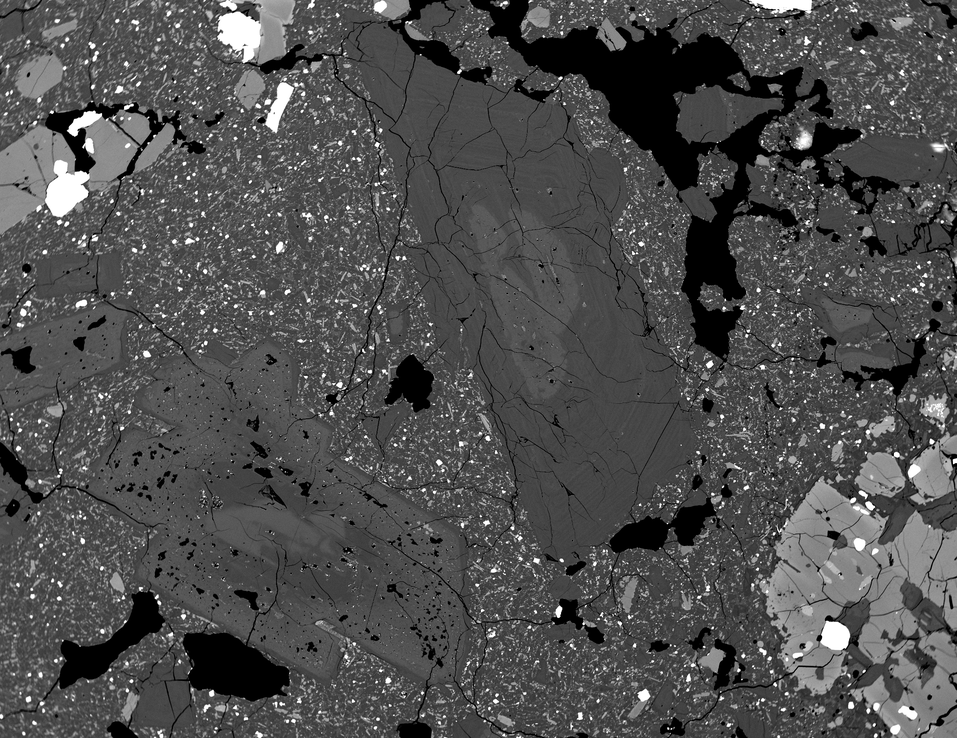
#> input picture ImageProcessing/data/1947-1_plg6.png, 957 x 738 px, shrunk from 2368 x 1826 before the run, found by its file name
$ python image_segmentation.py
#> lines starting #> are read from the running program, lines starting #| are printed output that depends on the picture; after the words box and inside, x2 and y2 are one past the last pixel; in counts of white or black regions, pixels touching at a corner belong together
import os

import numpy as np
import cv2
from matplotlib import pyplot as plt
from skimage import io


data_dir = '/home/long/PycharmProjects/EOS/ImageProcessing/data/'
code_dir = '/home/long/PycharmProjects/EOS/ImageProcessing/'
filename = os.path.join(data_dir, '1947-1_plg6.png')
#
# image = Image.open(filename)
# image = image.filter(ImageFilter.FIND_EDGES)
# image.show()
def invert_img(img):
    return (255-img)

img = cv2.imread(filename)
#> img is the input picture: shape (738, 957, 3); min 0, max 255, mean 78.7

gray = cv2.cvtColor(img, cv2.COLOR_BGR2GRAY)

# [12 lines of commented-out code are left out]

ret, thresh = cv2.threshold(gray, 0, 255, cv2.THRESH_BINARY_INV+cv2.THRESH_OTSU)
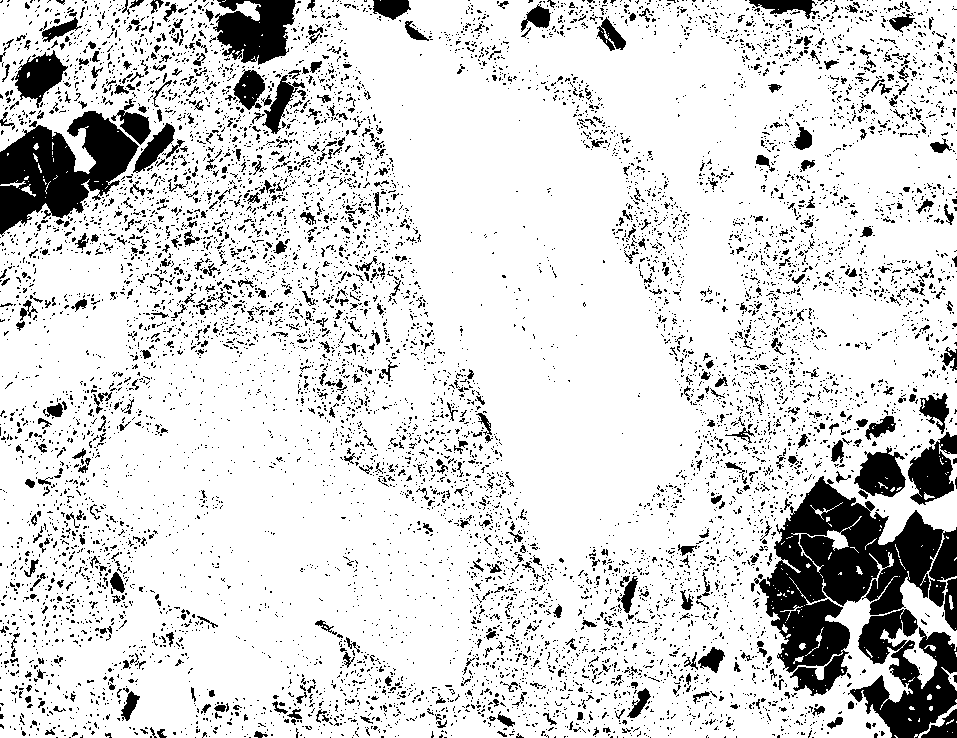
#> thresh: shape (738, 957); 84.3% white; 9227 black regions (8592 under 20 px), largest, box (x1, y1, x2, y2) and area: (754, 476, 957, 696) 19580, (0, 111, 139, 237) 9203, (848, 609, 957, 738) 6990
#> ret = 108

io.imshow(thresh)
io.show()
thresh = invert_img(thresh)

# noise removal
kernel = np.ones((3,3), np.uint8)
opening = cv2.morphologyEx(thresh,cv2.MORPH_OPEN,kernel, iterations = 4)
#> opening: shape (738, 957); 6% white; 42 white regions, largest, box (x1, y1, x2, y2) and area: (776, 482, 888, 603) 7378, (0, 127, 87, 232) 5722, (864, 669, 956, 738) 3200

# sure background area
sure_bg = cv2.dilate(opening,kernel,iterations=3)
#> sure_bg: shape (738, 957); 8.6% white; 22 white regions, largest, box (x1, y1, x2, y2) and area: (763, 479, 957, 693) 23777, (0, 109, 176, 235) 12444, (861, 606, 957, 738) 6706


# Finding sure foreground area
dist_transform = cv2.distanceTransform(opening, cv2.DIST_L2, 5)
ret, sure_fg = cv2.threshold(dist_transform,0.7*dist_transform.max(),255,0)
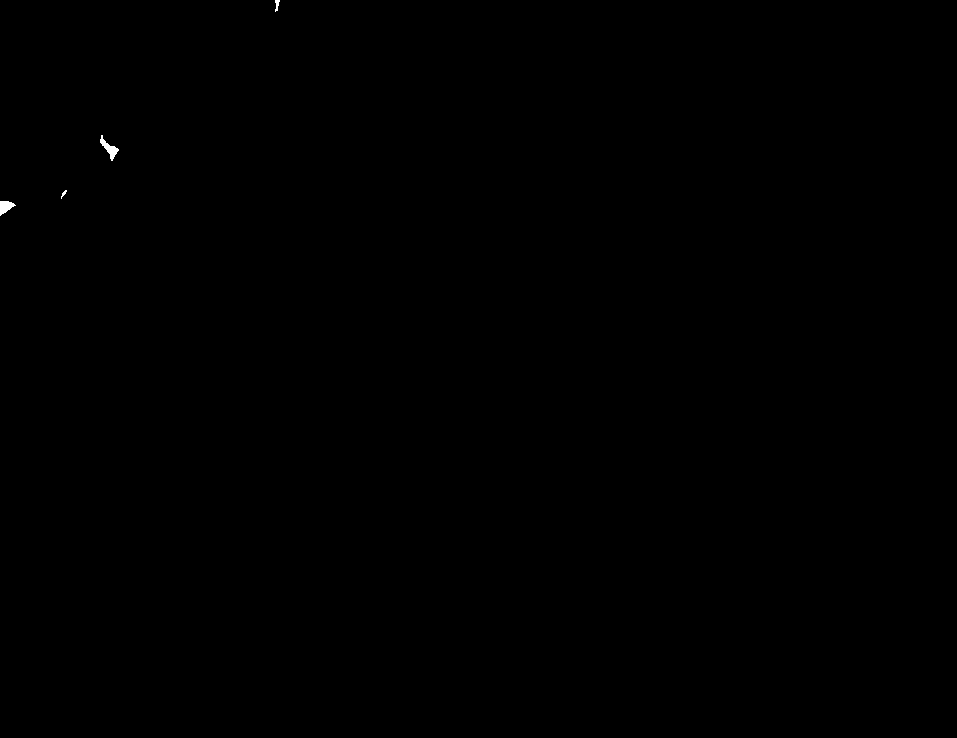
#> sure_fg: shape (738, 957) float32; 0.05% white; 4 white regions, box (x1, y1, x2, y2) and area: (100, 135, 119, 161) 168, (0, 201, 16, 216) 141, (275, 0, 280, 12) 36, (61, 190, 67, 199) 21
#> ret = 15.4


# Finding unknown region
sure_fg = np.uint8(sure_fg)
unknown = cv2.subtract(sure_bg,sure_fg)
#> unknown: shape (738, 957); 8.5% white; 22 white regions, largest, box (x1, y1, x2, y2) and area: (763, 479, 957, 693) 23777, (0, 109, 176, 235) 12114, (861, 606, 957, 738) 6706


# Marker labelling
ret, markers = cv2.connectedComponents(sure_fg)
#> markers: shape (738, 957) int32; 5 distinct labels, from 0 to 4
#> ret = 5

# Add one to all labels so that sure background is not 0, but 1
markers = markers+1
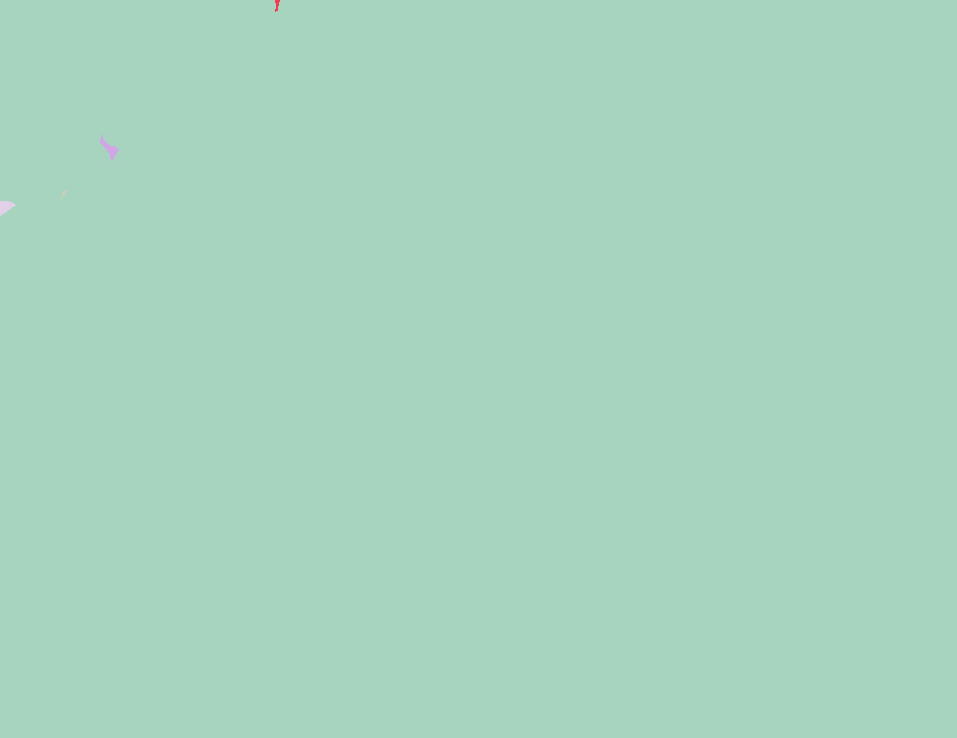
#> markers: shape (738, 957) int32; 5 distinct labels, from 1 to 5; one colour per label, 0 black

# Now, mark the region of unknown with zero
markers[unknown==255] = 0
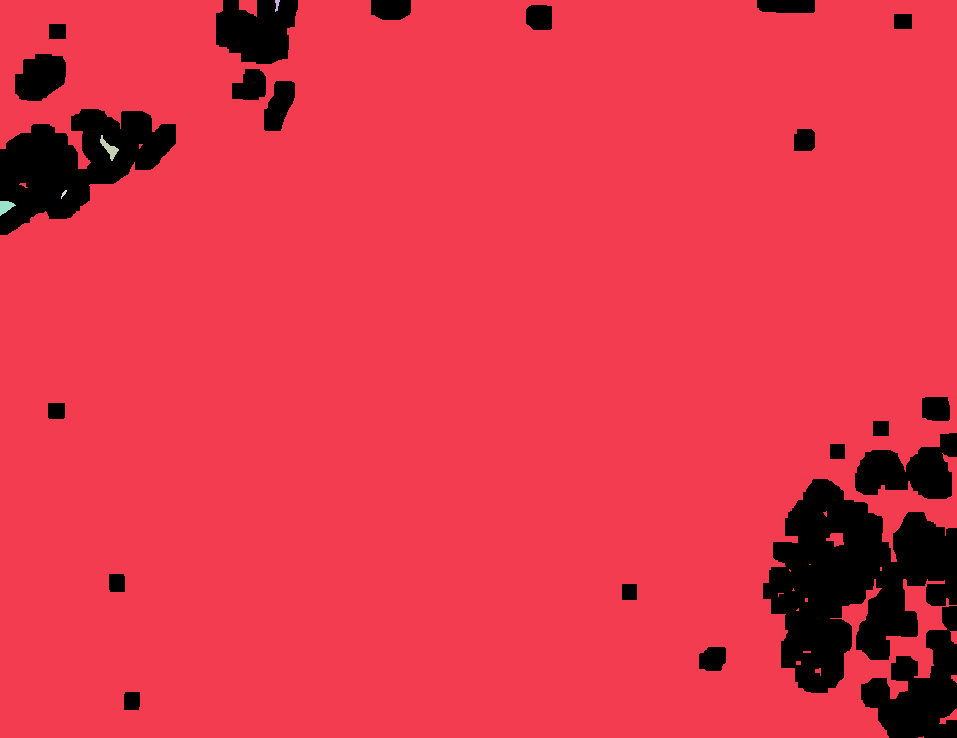
#> markers: shape (738, 957) int32; 6 distinct labels, from 0 to 5; one colour per label, 0 black
'''
imgray = cv2.cvtColor(img,cv2.COLOR_BGR2GRAY)
imgray = cv2.GaussianBlur(imgray, (5, 5), 0)
img = cv2.Canny(imgray,200,500)
'''
markers = cv2.watershed(img,markers)
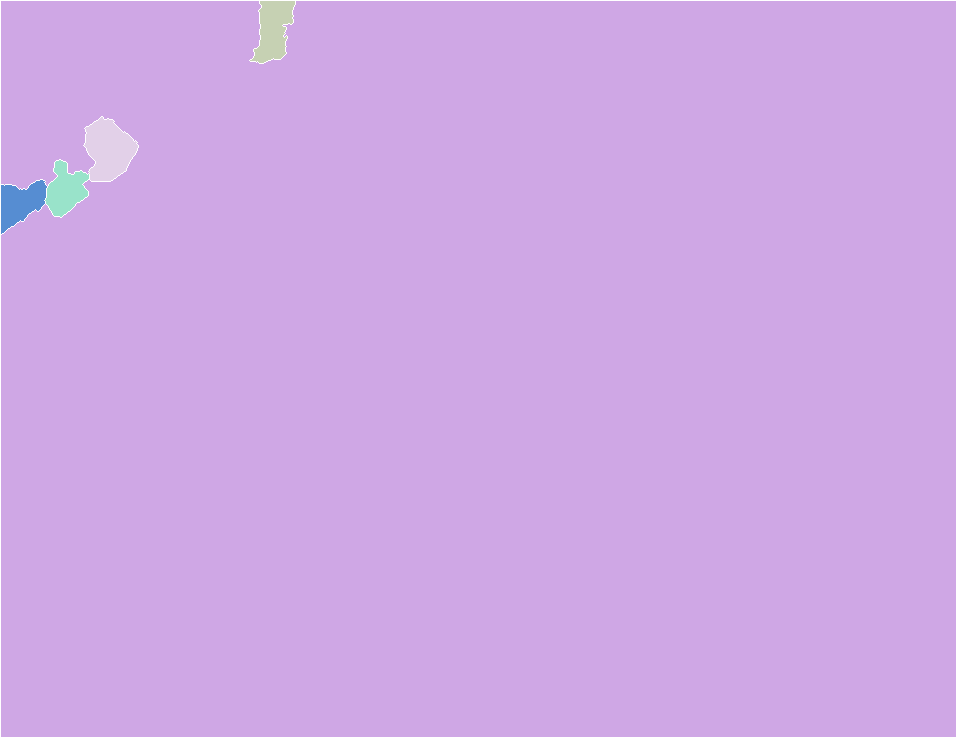
#> markers: shape (738, 957) int32; 6 distinct labels, from -1 to 5; one colour per label, 0 black, -1 white
img[markers == -1] = [255,0,0]
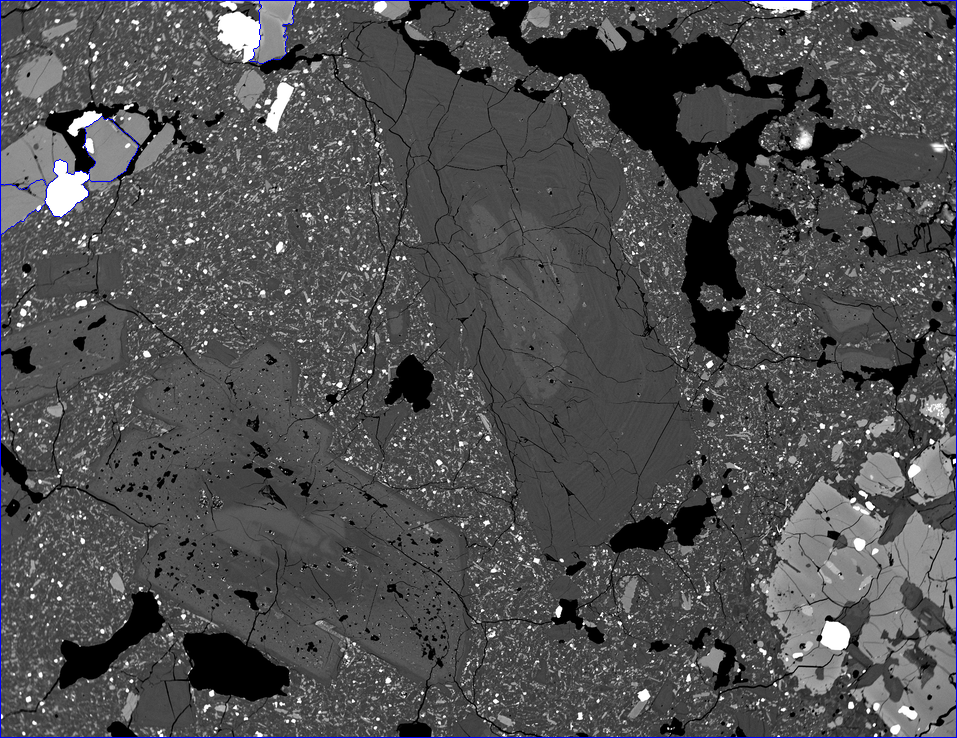
#> img: shape (738, 957, 3); 0.56% of pixels changed, all inside (x1, y1, x2, y2) = (0, 0, 957, 738)

titles = ['background','foreground','threshold','result']
images = [sure_bg, sure_fg, thresh, img]

for i in range(4):
    plt.subplot(2, 2, i + 1), plt.imshow(images[i], 'gray')
    plt.title(titles[i])
    plt.xticks([]),plt.yticks([])
plt.show()
#> figure, not shown here; B, G, R data is drawn as R, G, B
